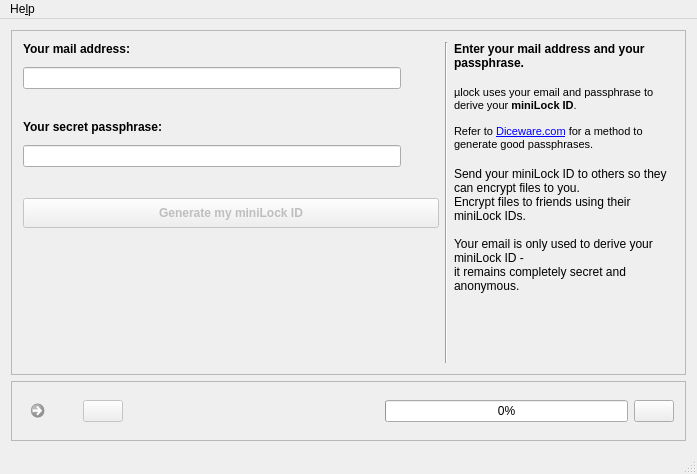
<?xml version="1.0" encoding="UTF-8"?>
<ui version="4.0">
 <class>MlockMainWindow</class>
 <widget class="QMainWindow" name="MlockMainWindow">
  <property name="geometry">
   <rect>
    <x>0</x>
    <y>0</y>
    <width>697</width>
    <height>474</height>
   </rect>
  </property>
  <property name="acceptDrops">
   <bool>false</bool>
  </property>
  <property name="windowTitle">
   <string>µlock</string>
  </property>
  <property name="windowIcon">
   <iconset resource="mlock-gui.qrc">
    <normaloff>:/mlock.png</normaloff>:/mlock.png</iconset>
  </property>
  <widget class="QWidget" name="centralWidget">
   <layout class="QVBoxLayout" name="verticalLayout_3">
    <item>
     <widget class="QStackedWidget" name="stackedWidget">
      <property name="frameShape">
       <enum>QFrame::StyledPanel</enum>
      </property>
      <property name="currentIndex">
       <number>0</number>
      </property>
      <widget class="QWidget" name="page">
       <layout class="QHBoxLayout" name="horizontalLayout_7">
        <item>
         <layout class="QVBoxLayout" name="verticalLayout">
          <item>
           <widget class="QLabel" name="label_2">
            <property name="font">
             <font>
              <weight>75</weight>
              <bold>true</bold>
             </font>
            </property>
            <property name="text">
             <string>Your mail address:</string>
            </property>
           </widget>
          </item>
          <item>
           <layout class="QHBoxLayout" name="horizontalLayout_5">
            <item>
             <widget class="QLineEdit" name="txtMail">
              <property name="toolTip">
               <string>&lt;html&gt;&lt;head/&gt;&lt;body&gt;&lt;p&gt;To remain compatible with the Chrome miniLock extension, enter a valid mail address (you may enter anything as salt value).&lt;/p&gt;&lt;/body&gt;&lt;/html&gt;</string>
              </property>
              <property name="inputMask">
               <string/>
              </property>
              <property name="text">
               <string/>
              </property>
              <property name="dragEnabled">
               <bool>false</bool>
              </property>
              <property name="clearButtonEnabled">
               <bool>true</bool>
              </property>
             </widget>
            </item>
            <item>
             <widget class="QLabel" name="lblMailIcon">
              <property name="enabled">
               <bool>false</bool>
              </property>
              <property name="minimumSize">
               <size>
                <width>32</width>
                <height>32</height>
               </size>
              </property>
              <property name="maximumSize">
               <size>
                <width>32</width>
                <height>32</height>
               </size>
              </property>
              <property name="text">
               <string/>
              </property>
              <property name="pixmap">
               <pixmap resource="mlock-gui.qrc">:/Status-mail-unread-icon.png</pixmap>
              </property>
              <property name="scaledContents">
               <bool>true</bool>
              </property>
             </widget>
            </item>
           </layout>
          </item>
          <item>
           <spacer name="verticalSpacer_6">
            <property name="orientation">
             <enum>Qt::Vertical</enum>
            </property>
            <property name="sizeType">
             <enum>QSizePolicy::Minimum</enum>
            </property>
            <property name="sizeHint" stdset="0">
             <size>
              <width>20</width>
              <height>20</height>
             </size>
            </property>
           </spacer>
          </item>
          <item>
           <widget class="QLabel" name="label_3">
            <property name="font">
             <font>
              <weight>75</weight>
              <bold>true</bold>
             </font>
            </property>
            <property name="text">
             <string>Your secret passphrase:</string>
            </property>
           </widget>
          </item>
          <item>
           <layout class="QHBoxLayout" name="horizontalLayout_2">
            <item>
             <widget class="QLineEdit" name="txtPassPhrase">
              <property name="toolTip">
               <string>&lt;html&gt;&lt;head/&gt;&lt;body&gt;&lt;p&gt;Enter a secret passphrase (minimum length: 20 characters). If the length does not exceed 40 characters, the passphrase must consist of at least five random words. A weak passphrase may be declined by the original miniLock Chrome extension.&lt;/p&gt;&lt;/body&gt;&lt;/html&gt;</string>
              </property>
              <property name="inputMask">
               <string/>
              </property>
              <property name="text">
               <string/>
              </property>
              <property name="echoMode">
               <enum>QLineEdit::Password</enum>
              </property>
              <property name="clearButtonEnabled">
               <bool>true</bool>
              </property>
             </widget>
            </item>
            <item>
             <widget class="QLabel" name="lblSecIcon">
              <property name="enabled">
               <bool>false</bool>
              </property>
              <property name="minimumSize">
               <size>
                <width>32</width>
                <height>32</height>
               </size>
              </property>
              <property name="maximumSize">
               <size>
                <width>32</width>
                <height>32</height>
               </size>
              </property>
              <property name="text">
               <string/>
              </property>
              <property name="pixmap">
               <pixmap resource="mlock-gui.qrc">:/Status-security-low-icon.png</pixmap>
              </property>
              <property name="scaledContents">
               <bool>true</bool>
              </property>
             </widget>
            </item>
           </layout>
          </item>
          <item>
           <spacer name="verticalSpacer">
            <property name="orientation">
             <enum>Qt::Vertical</enum>
            </property>
            <property name="sizeType">
             <enum>QSizePolicy::Minimum</enum>
            </property>
            <property name="sizeHint" stdset="0">
             <size>
              <width>20</width>
              <height>20</height>
             </size>
            </property>
           </spacer>
          </item>
          <item>
           <widget class="QPushButton" name="btnUnlock">
            <property name="enabled">
             <bool>false</bool>
            </property>
            <property name="sizePolicy">
             <sizepolicy hsizetype="Minimum" vsizetype="Fixed">
              <horstretch>0</horstretch>
              <verstretch>0</verstretch>
             </sizepolicy>
            </property>
            <property name="minimumSize">
             <size>
              <width>0</width>
              <height>30</height>
             </size>
            </property>
            <property name="maximumSize">
             <size>
              <width>16777215</width>
              <height>16777215</height>
             </size>
            </property>
            <property name="font">
             <font>
              <weight>75</weight>
              <bold>true</bold>
             </font>
            </property>
            <property name="toolTip">
             <string>Press this button to get to the file processing screen.</string>
            </property>
            <property name="text">
             <string>Generate my miniLock ID</string>
            </property>
            <property name="autoDefault">
             <bool>false</bool>
            </property>
            <property name="default">
             <bool>true</bool>
            </property>
            <property name="flat">
             <bool>false</bool>
            </property>
           </widget>
          </item>
          <item>
           <spacer name="verticalSpacer_4">
            <property name="orientation">
             <enum>Qt::Vertical</enum>
            </property>
            <property name="sizeHint" stdset="0">
             <size>
              <width>20</width>
              <height>40</height>
             </size>
            </property>
           </spacer>
          </item>
         </layout>
        </item>
        <item>
         <widget class="Line" name="line">
          <property name="orientation">
           <enum>Qt::Vertical</enum>
          </property>
         </widget>
        </item>
        <item>
         <layout class="QVBoxLayout" name="verticalLayout_2">
          <item>
           <widget class="QLabel" name="label_5">
            <property name="font">
             <font>
              <weight>75</weight>
              <bold>true</bold>
             </font>
            </property>
            <property name="text">
             <string>Enter your mail address and your passphrase.</string>
            </property>
            <property name="wordWrap">
             <bool>true</bool>
            </property>
           </widget>
          </item>
          <item>
           <spacer name="verticalSpacer_2">
            <property name="orientation">
             <enum>Qt::Vertical</enum>
            </property>
            <property name="sizeType">
             <enum>QSizePolicy::Minimum</enum>
            </property>
            <property name="sizeHint" stdset="0">
             <size>
              <width>20</width>
              <height>10</height>
             </size>
            </property>
           </spacer>
          </item>
          <item>
           <widget class="QLabel" name="label_6">
            <property name="text">
             <string>&lt;!DOCTYPE HTML PUBLIC &quot;-//W3C//DTD HTML 4.0//EN&quot; &quot;http://www.w3.org/TR/REC-html40/strict.dtd&quot;&gt;
&lt;html&gt;&lt;head&gt;&lt;meta name=&quot;qrichtext&quot; content=&quot;1&quot; /&gt;&lt;style type=&quot;text/css&quot;&gt;
p, li { white-space: pre-wrap; }
&lt;/style&gt;&lt;/head&gt;&lt;body style=&quot; font-family:'Sans Serif'; font-size:8pt; font-weight:400; font-style:normal;&quot;&gt;
&lt;p style=&quot; margin-top:0px; margin-bottom:0px; margin-left:0px; margin-right:0px; -qt-block-indent:0; text-indent:0px;&quot;&gt;µlock uses your email and passphrase to derive your &lt;span style=&quot; font-weight:600;&quot;&gt;miniLock ID&lt;/span&gt;.&lt;/p&gt;
&lt;p style=&quot;-qt-paragraph-type:empty; margin-top:0px; margin-bottom:0px; margin-left:0px; margin-right:0px; -qt-block-indent:0; text-indent:0px;&quot;&gt;&lt;br /&gt;&lt;/p&gt;
&lt;p style=&quot; margin-top:0px; margin-bottom:0px; margin-left:0px; margin-right:0px; -qt-block-indent:0; text-indent:0px;&quot;&gt;Refer to &lt;a href=&quot;http://www.diceware.com&quot;&gt;&lt;span style=&quot; text-decoration: underline; color:#0000ff;&quot;&gt;Diceware.com&lt;/span&gt;&lt;/a&gt; for a method to generate good passphrases.&lt;/p&gt;&lt;/body&gt;&lt;/html&gt;</string>
            </property>
            <property name="wordWrap">
             <bool>true</bool>
            </property>
            <property name="openExternalLinks">
             <bool>true</bool>
            </property>
           </widget>
          </item>
          <item>
           <spacer name="verticalSpacer_3">
            <property name="orientation">
             <enum>Qt::Vertical</enum>
            </property>
            <property name="sizeType">
             <enum>QSizePolicy::Minimum</enum>
            </property>
            <property name="sizeHint" stdset="0">
             <size>
              <width>20</width>
              <height>10</height>
             </size>
            </property>
           </spacer>
          </item>
          <item>
           <widget class="QLabel" name="label_7">
            <property name="maximumSize">
             <size>
              <width>220</width>
              <height>16777215</height>
             </size>
            </property>
            <property name="text">
             <string>Send your miniLock ID to others so they can encrypt files to you.&lt;br&gt;Encrypt files to friends using their miniLock IDs. &lt;br&gt;&lt;br&gt;Your email is only used to derive your miniLock ID -&lt;br&gt; it remains completely secret and anonymous.</string>
            </property>
            <property name="wordWrap">
             <bool>true</bool>
            </property>
           </widget>
          </item>
          <item>
           <spacer name="verticalSpacer_7">
            <property name="orientation">
             <enum>Qt::Vertical</enum>
            </property>
            <property name="sizeHint" stdset="0">
             <size>
              <width>20</width>
              <height>40</height>
             </size>
            </property>
           </spacer>
          </item>
         </layout>
        </item>
       </layout>
      </widget>
      <widget class="QWidget" name="page_2">
       <property name="acceptDrops">
        <bool>true</bool>
       </property>
       <layout class="QHBoxLayout" name="horizontalLayout_3">
        <item>
         <layout class="QVBoxLayout" name="verticalLayout_4">
          <item>
           <widget class="QPushButton" name="btnSelectDestDir">
            <property name="toolTip">
             <string>Select the directory to store the encrypted or decrypted file.</string>
            </property>
            <property name="text">
             <string>Select the destination directory</string>
            </property>
            <property name="icon">
             <iconset resource="mlock-gui.qrc">
              <normaloff>:/Actions-document-open-folder-icon.png</normaloff>:/Actions-document-open-folder-icon.png</iconset>
            </property>
            <property name="iconSize">
             <size>
              <width>20</width>
              <height>20</height>
             </size>
            </property>
           </widget>
          </item>
          <item>
           <widget class="QLineEdit" name="txtDestDir">
            <property name="toolTip">
             <string>Enter the directory to store the encrypted or decrypted file.</string>
            </property>
            <property name="readOnly">
             <bool>true</bool>
            </property>
           </widget>
          </item>
          <item>
           <spacer name="verticalSpacer_5">
            <property name="orientation">
             <enum>Qt::Vertical</enum>
            </property>
            <property name="sizeType">
             <enum>QSizePolicy::Fixed</enum>
            </property>
            <property name="sizeHint" stdset="0">
             <size>
              <width>20</width>
              <height>20</height>
             </size>
            </property>
           </spacer>
          </item>
          <item>
           <widget class="QPushButton" name="btnSelInputFile">
            <property name="enabled">
             <bool>false</bool>
            </property>
            <property name="toolTip">
             <string>Select a minilock file to decrypt or any other file to encrypt.</string>
            </property>
            <property name="text">
             <string>Select the input file</string>
            </property>
            <property name="icon">
             <iconset resource="mlock-gui.qrc">
              <normaloff>:/Actions-document-open-icon.png</normaloff>:/Actions-document-open-icon.png</iconset>
            </property>
            <property name="iconSize">
             <size>
              <width>20</width>
              <height>20</height>
             </size>
            </property>
           </widget>
          </item>
          <item>
           <widget class="QFrame" name="frame">
            <property name="minimumSize">
             <size>
              <width>0</width>
              <height>100</height>
             </size>
            </property>
            <property name="frameShape">
             <enum>QFrame::StyledPanel</enum>
            </property>
            <property name="frameShadow">
             <enum>QFrame::Raised</enum>
            </property>
            <layout class="QGridLayout" name="gridLayout">
             <item row="0" column="1">
              <spacer name="verticalSpacer_13">
               <property name="orientation">
                <enum>Qt::Vertical</enum>
               </property>
               <property name="sizeHint" stdset="0">
                <size>
                 <width>20</width>
                 <height>54</height>
                </size>
               </property>
              </spacer>
             </item>
             <item row="1" column="0">
              <spacer name="horizontalSpacer_3">
               <property name="orientation">
                <enum>Qt::Horizontal</enum>
               </property>
               <property name="sizeHint" stdset="0">
                <size>
                 <width>159</width>
                 <height>20</height>
                </size>
               </property>
              </spacer>
             </item>
             <item row="1" column="1">
              <widget class="QLabel" name="lblDrop">
               <property name="enabled">
                <bool>false</bool>
               </property>
               <property name="minimumSize">
                <size>
                 <width>64</width>
                 <height>64</height>
                </size>
               </property>
               <property name="maximumSize">
                <size>
                 <width>64</width>
                 <height>64</height>
                </size>
               </property>
               <property name="toolTip">
                <string>Drop a file here after selecting the destination directory.</string>
               </property>
               <property name="text">
                <string/>
               </property>
               <property name="pixmap">
                <pixmap resource="mlock-gui.qrc">:/Actions-drop-icon.png</pixmap>
               </property>
               <property name="scaledContents">
                <bool>true</bool>
               </property>
               <property name="alignment">
                <set>Qt::AlignCenter</set>
               </property>
              </widget>
             </item>
             <item row="1" column="2">
              <spacer name="horizontalSpacer_2">
               <property name="orientation">
                <enum>Qt::Horizontal</enum>
               </property>
               <property name="sizeHint" stdset="0">
                <size>
                 <width>159</width>
                 <height>20</height>
                </size>
               </property>
              </spacer>
             </item>
             <item row="2" column="1">
              <spacer name="verticalSpacer_14">
               <property name="orientation">
                <enum>Qt::Vertical</enum>
               </property>
               <property name="sizeHint" stdset="0">
                <size>
                 <width>20</width>
                 <height>53</height>
                </size>
               </property>
              </spacer>
             </item>
            </layout>
           </widget>
          </item>
         </layout>
        </item>
        <item>
         <widget class="Line" name="line_2">
          <property name="orientation">
           <enum>Qt::Vertical</enum>
          </property>
         </widget>
        </item>
        <item>
         <layout class="QVBoxLayout" name="verticalLayout_6">
          <item>
           <widget class="QLabel" name="label_10">
            <property name="maximumSize">
             <size>
              <width>220</width>
              <height>16777215</height>
             </size>
            </property>
            <property name="text">
             <string>&lt;html&gt;&lt;head/&gt;&lt;body&gt;&lt;p&gt;&lt;span style=&quot; font-weight:600;&quot;&gt;Select the destination directory and the input file.&lt;/span&gt;&lt;/p&gt;&lt;p&gt;A miniLock file will be decrypted automatically. &lt;/p&gt;&lt;p&gt;Any other file will be encrypted.&lt;/p&gt;&lt;p&gt;You may drag and drop files onto this window.&lt;/p&gt;&lt;/body&gt;&lt;/html&gt;</string>
            </property>
            <property name="wordWrap">
             <bool>true</bool>
            </property>
           </widget>
          </item>
          <item>
           <spacer name="verticalSpacer_10">
            <property name="orientation">
             <enum>Qt::Vertical</enum>
            </property>
            <property name="sizeHint" stdset="0">
             <size>
              <width>20</width>
              <height>40</height>
             </size>
            </property>
           </spacer>
          </item>
         </layout>
        </item>
       </layout>
      </widget>
      <widget class="QWidget" name="page_3">
       <layout class="QHBoxLayout" name="horizontalLayout_6">
        <item>
         <layout class="QVBoxLayout" name="verticalLayout_5">
          <item>
           <widget class="QLabel" name="label_8">
            <property name="text">
             <string>List of recipient miniLock IDs:</string>
            </property>
           </widget>
          </item>
          <item>
           <widget class="QScrollArea" name="scrollRcptList">
            <property name="sizePolicy">
             <sizepolicy hsizetype="Expanding" vsizetype="MinimumExpanding">
              <horstretch>0</horstretch>
              <verstretch>0</verstretch>
             </sizepolicy>
            </property>
            <property name="widgetResizable">
             <bool>true</bool>
            </property>
            <widget class="QWidget" name="scrollAreaWidgetContents">
             <property name="geometry">
              <rect>
               <x>0</x>
               <y>0</y>
               <width>418</width>
               <height>141</height>
              </rect>
             </property>
            </widget>
           </widget>
          </item>
          <item>
           <widget class="QPushButton" name="btnAddRcpt">
            <property name="toolTip">
             <string>Add a miniLock ID of whom should be able to open the file.</string>
            </property>
            <property name="text">
             <string>Add miniLock ID</string>
            </property>
            <property name="icon">
             <iconset resource="mlock-gui.qrc">
              <normaloff>:/Actions-user-group-new-icon.png</normaloff>:/Actions-user-group-new-icon.png</iconset>
            </property>
            <property name="iconSize">
             <size>
              <width>20</width>
              <height>20</height>
             </size>
            </property>
           </widget>
          </item>
          <item>
           <layout class="QHBoxLayout" name="horizontalLayout_4">
            <item>
             <widget class="QPushButton" name="btnOpenFileList">
              <property name="toolTip">
               <string>&lt;html&gt;&lt;head/&gt;&lt;body&gt;&lt;p&gt;Open a text file which contains one miniLock ID per line and use the entries to replace the recipient IDs above.&lt;/p&gt;&lt;/body&gt;&lt;/html&gt;</string>
              </property>
              <property name="text">
               <string>Read list file</string>
              </property>
              <property name="icon">
               <iconset resource="mlock-gui.qrc">
                <normaloff>:/Actions-document-open-icon.png</normaloff>:/Actions-document-open-icon.png</iconset>
              </property>
             </widget>
            </item>
            <item>
             <widget class="QPushButton" name="btnClearRecipients">
              <property name="toolTip">
               <string>Clear the recipient list.</string>
              </property>
              <property name="text">
               <string>Clear recipients</string>
              </property>
              <property name="icon">
               <iconset resource="mlock-gui.qrc">
                <normaloff>:/Actions-edit-clear-icon.png</normaloff>:/Actions-edit-clear-icon.png</iconset>
              </property>
             </widget>
            </item>
           </layout>
          </item>
          <item>
           <widget class="QCheckBox" name="cbOmitId">
            <property name="text">
             <string>Omit my ID</string>
            </property>
           </widget>
          </item>
          <item>
           <widget class="QCheckBox" name="cbRandomFileName">
            <property name="text">
             <string>Generate a random output filename</string>
            </property>
           </widget>
          </item>
          <item>
           <spacer name="verticalSpacer_9">
            <property name="orientation">
             <enum>Qt::Vertical</enum>
            </property>
            <property name="sizeType">
             <enum>QSizePolicy::Minimum</enum>
            </property>
            <property name="sizeHint" stdset="0">
             <size>
              <width>20</width>
              <height>13</height>
             </size>
            </property>
           </spacer>
          </item>
          <item>
           <widget class="QPushButton" name="btnEncrypt">
            <property name="font">
             <font>
              <weight>75</weight>
              <bold>true</bold>
             </font>
            </property>
            <property name="text">
             <string>Encrypt the file</string>
            </property>
            <property name="icon">
             <iconset resource="mlock-gui.qrc">
              <normaloff>:/Actions-document-encrypt-icon.png</normaloff>:/Actions-document-encrypt-icon.png</iconset>
            </property>
            <property name="iconSize">
             <size>
              <width>20</width>
              <height>20</height>
             </size>
            </property>
           </widget>
          </item>
         </layout>
        </item>
        <item>
         <widget class="Line" name="line_3">
          <property name="orientation">
           <enum>Qt::Vertical</enum>
          </property>
         </widget>
        </item>
        <item>
         <layout class="QVBoxLayout" name="verticalLayout_7">
          <item>
           <widget class="QLabel" name="label_11">
            <property name="maximumSize">
             <size>
              <width>220</width>
              <height>16777215</height>
             </size>
            </property>
            <property name="text">
             <string>&lt;html&gt;&lt;head/&gt;&lt;body&gt;&lt;p&gt;&lt;span style=&quot; font-weight:600;&quot;&gt;Encrypt your file!&lt;/span&gt;&lt;/p&gt;&lt;p&gt;Add the miniLock ID of each person which should be able to decrypt the file.&lt;/p&gt;&lt;p&gt;If you omit your own ID, you will not be able to decrypt the resulting file.&lt;/p&gt;&lt;p&gt;A miniLock file does not give visible hints about the sender nor the recipients.&lt;/p&gt;&lt;/body&gt;&lt;/html&gt;</string>
            </property>
            <property name="wordWrap">
             <bool>true</bool>
            </property>
           </widget>
          </item>
          <item>
           <spacer name="verticalSpacer_11">
            <property name="orientation">
             <enum>Qt::Vertical</enum>
            </property>
            <property name="sizeHint" stdset="0">
             <size>
              <width>20</width>
              <height>40</height>
             </size>
            </property>
           </spacer>
          </item>
         </layout>
        </item>
       </layout>
      </widget>
     </widget>
    </item>
    <item>
     <widget class="QFrame" name="frame_2">
      <property name="frameShape">
       <enum>QFrame::StyledPanel</enum>
      </property>
      <property name="frameShadow">
       <enum>QFrame::Raised</enum>
      </property>
      <layout class="QHBoxLayout" name="horizontalLayout">
       <item>
        <widget class="QCommandLinkButton" name="lbGoPreviousScreen">
         <property name="enabled">
          <bool>false</bool>
         </property>
         <property name="sizePolicy">
          <sizepolicy hsizetype="Fixed" vsizetype="Fixed">
           <horstretch>0</horstretch>
           <verstretch>0</verstretch>
          </sizepolicy>
         </property>
         <property name="maximumSize">
          <size>
           <width>41</width>
           <height>41</height>
          </size>
         </property>
         <property name="toolTip">
          <string>Move to the previous screen</string>
         </property>
         <property name="layoutDirection">
          <enum>Qt::LeftToRight</enum>
         </property>
         <property name="text">
          <string/>
         </property>
         <property name="icon">
          <iconset resource="mlock-gui.qrc">
           <normaloff>:/Actions-go-previous-view-icon.png</normaloff>:/Actions-go-previous-view-icon.png</iconset>
         </property>
         <property name="checkable">
          <bool>false</bool>
         </property>
        </widget>
       </item>
       <item>
        <widget class="QLabel" name="lblMyId">
         <property name="font">
          <font>
           <family>Courier New</family>
           <weight>75</weight>
           <bold>true</bold>
          </font>
         </property>
         <property name="toolTip">
          <string>This is your miniLock ID</string>
         </property>
         <property name="text">
          <string>&lt;My miniLock ID&gt;</string>
         </property>
        </widget>
       </item>
       <item>
        <widget class="QPushButton" name="btnCopyId">
         <property name="enabled">
          <bool>false</bool>
         </property>
         <property name="toolTip">
          <string>Copy your miniLock ID to the clipboard</string>
         </property>
         <property name="text">
          <string/>
         </property>
         <property name="icon">
          <iconset resource="mlock-gui.qrc">
           <normaloff>:/Actions-edit-copy-icon.png</normaloff>:/Actions-edit-copy-icon.png</iconset>
         </property>
         <property name="iconSize">
          <size>
           <width>16</width>
           <height>16</height>
          </size>
         </property>
        </widget>
       </item>
       <item>
        <spacer name="horizontalSpacer">
         <property name="orientation">
          <enum>Qt::Horizontal</enum>
         </property>
         <property name="sizeHint" stdset="0">
          <size>
           <width>214</width>
           <height>20</height>
          </size>
         </property>
        </spacer>
       </item>
       <item>
        <widget class="QLabel" name="lblCurrentAction">
         <property name="sizePolicy">
          <sizepolicy hsizetype="Fixed" vsizetype="Fixed">
           <horstretch>0</horstretch>
           <verstretch>0</verstretch>
          </sizepolicy>
         </property>
         <property name="maximumSize">
          <size>
           <width>32</width>
           <height>32</height>
          </size>
         </property>
         <property name="text">
          <string/>
         </property>
         <property name="pixmap">
          <pixmap resource="mlock-gui.qrc">:/Actions-document-encrypt-icon.png</pixmap>
         </property>
         <property name="scaledContents">
          <bool>true</bool>
         </property>
        </widget>
       </item>
       <item>
        <widget class="QProgressBar" name="progressBar">
         <property name="value">
          <number>0</number>
         </property>
        </widget>
       </item>
       <item>
        <widget class="QPushButton" name="btnBrowseDestDir">
         <property name="toolTip">
          <string>Browse the destination directory.</string>
         </property>
         <property name="text">
          <string/>
         </property>
         <property name="icon">
          <iconset resource="mlock-gui.qrc">
           <normaloff>:/Actions-document-open-folder-icon.png</normaloff>:/Actions-document-open-folder-icon.png</iconset>
         </property>
        </widget>
       </item>
      </layout>
     </widget>
    </item>
   </layout>
  </widget>
  <widget class="QMenuBar" name="menuBar">
   <property name="geometry">
    <rect>
     <x>0</x>
     <y>0</y>
     <width>697</width>
     <height>18</height>
    </rect>
   </property>
   <widget class="QMenu" name="menuHilfe">
    <property name="title">
     <string>He&amp;lp</string>
    </property>
    <addaction name="action_Manual"/>
    <addaction name="separator"/>
    <addaction name="actionAbout_mlock"/>
   </widget>
   <addaction name="menuHilfe"/>
  </widget>
  <widget class="QStatusBar" name="statusBar"/>
  <action name="actionAbout_mlock">
   <property name="text">
    <string>&amp;About µlock</string>
   </property>
  </action>
  <action name="action_Manual">
   <property name="text">
    <string>&amp;Manual</string>
   </property>
  </action>
 </widget>
 <layoutdefault spacing="6" margin="11"/>
 <resources>
  <include location="mlock-gui.qrc"/>
 </resources>
 <connections/>
</ui>
